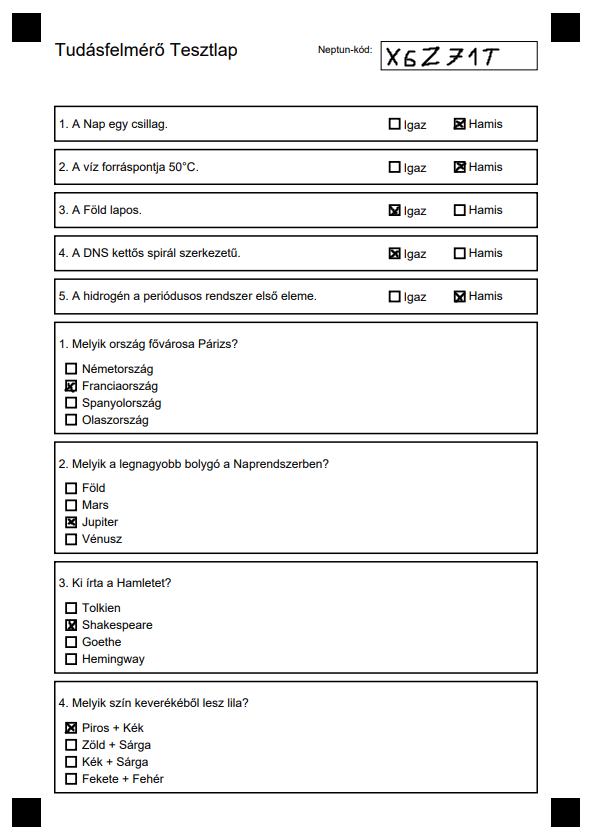
#> input picture kepek/kep_kitoltott.png, 594 x 838 px
$ python kiertekelo.py
#> lines starting #> are read from the running program, lines starting #| are printed output that depends on the picture; after the words box and inside, x2 and y2 are one past the last pixel; in counts of white or black regions, pixels touching at a corner belong together
import traceback
import cv2
import numpy as np
from typing import List, Tuple, Dict
import pytesseract
import json
import re
import os
import sys
from datetime import datetime


class TesztlapKiertekelo:

    def __init__(self, kep_utvonal: str, tesseract_path: str = None, zajszures: bool = True):
#> called with kep_utvonal = 'kepek/kep_kitoltott.png', zajszures = True
        self.kep_utvonal = os.path.abspath(kep_utvonal)
        self.tesseract_path = tesseract_path

        self.kep = cv2.imdecode(np.fromfile(self.kep_utvonal, dtype=np.uint8), cv2.IMREAD_COLOR)
#> self.kep is the input picture: shape (838, 594, 3); mean B, G, R 239.8, 239.8, 239.8
        if self.kep is None:
            raise ValueError(f"Nem sikerült betölteni a képet: {self.kep_utvonal}")

        self.szurke = cv2.cvtColor(self.kep, cv2.COLOR_BGR2GRAY)

        # Zajszűrés alkalmazása (opcionális)
        if zajszures:
            self.zajszures_elofeldolgozas()

        self.magassag, self.szelesseg = self.szurke.shape
        self.sarkok = []
        self.neptun_kod = None
        self.debug_checkboxok = []

        if tesseract_path:
            pytesseract.pytesseract.tesseract_cmd = tesseract_path

    def zajszures_elofeldolgozas(self):
        """
        Zajszűrés előfeldolgozás szennyezett/beszkennelt képekhez.
        Eltávolítja a sót-borsot, foltokat és egyéb zajokat.
        Nagyon enyhe szűrés, ami megőrzi az éleket és jelöléseket.
        """
        # Bilateral szűrő - eltávolítja a zajt, de megőrzi az éleket
        # d=5: kis szűrési terület, sigmaColor=20: enyhe szín küszöb, sigmaSpace=20: enyhe térbeli küszöb
        self.szurke = cv2.bilateralFilter(self.szurke, d=5, sigmaColor=20, sigmaSpace=20)

    def sarkok_keresese(self) -> List[Tuple[int, int]]:
        _, binarizalt = cv2.threshold(self.szurke, 127, 255, cv2.THRESH_BINARY_INV)
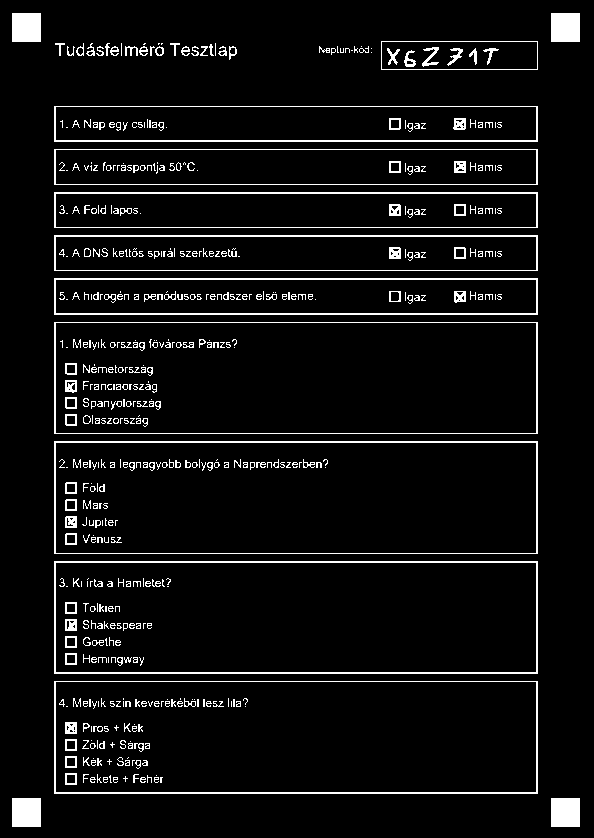
#> binarizalt: shape (838, 594); 6.1% white in thin lines or dots
        konturok, _ = cv2.findContours(binarizalt, cv2.RETR_EXTERNAL, cv2.CHAIN_APPROX_SIMPLE)
#> konturok = 48 contours, 22 with area under 20; largest, box (x1, y1, x2, y2) and area: (54, 681, 538, 794) 54096, (54, 561, 538, 674) 54096, (54, 441, 538, 554) 54096, (54, 322, 538, 434) 53613, (54, 278, 538, 315) 17388

        sarok_jelolok = []

        # Skálázási tényező a kép mérete alapján
        skala = self.szelesseg / 600  # 600 px = 72 DPI A4 szélesség
        min_terulet = int(500 * skala * skala)
        max_terulet = int(5000 * skala * skala)

        for kontur in konturok:
            terulet = cv2.contourArea(kontur)
            # Sarokjelölők mérete (skálázva)
            if min_terulet < terulet < max_terulet:
                x, y, w, h = cv2.boundingRect(kontur)
                # Ellenőrizzük, hogy négyzet alakú-e
                arany = float(w) / h if h > 0 else 0
                if 0.8 < arany < 1.2:
                    kozeppont = (x + w // 2, y + h // 2)
                    sarok_jelolok.append((kozeppont, terulet))
#> this loop made 48 passes
#> (kontur, terulet, x, y, w, arany, kozeppont) on passes 1, 2, 47, 48: ([[551, 798], [551, 826], [579, 826], [579, 798]], 784, 551, 798, 29, 1, (565, 812)), ([[12, 798], [12, 826], [40, 826], [40, 798]], 784, 12, 798, 29, 1, (26, 812)), ([[551, 13], [551, 41], [579, 41], [579, 13]], 784, 551, 13, 29, 1, (565, 27)), ([[12, 13], [12, 41], [40, 41], [40, 13]], 784, 12, 13, 29, 1, (26, 27))
#> after the loop, sarok_jelolok = [((565, 812), 784), ((26, 812), 784), ((565, 27), 784), ((26, 27), 784)]

        # Rendezés terület szerint és a 4 legnagyobb kiválasztása
        sarok_jelolok.sort(key=lambda x: x[1], reverse=True)
        self.sarkok = [s[0] for s in sarok_jelolok[:4]]
#> self.sarkok = [(565, 812), (26, 812), (565, 27), (26, 27)]

        # Rendezés pozíció szerint: bal felső, jobb felső, bal alsó, jobb alsó
        if len(self.sarkok) == 4:
            self.sarkok.sort(key=lambda p: (p[1], p[0]))  # y majd x szerint
            felso = sorted(self.sarkok[:2], key=lambda p: p[0])  # felső kettő x szerint
#> felso = [(26, 27), (565, 27)]
            also = sorted(self.sarkok[2:], key=lambda p: p[0])   # alsó kettő x szerint
#> also = [(26, 812), (565, 812)]
            self.sarkok = felso + also
#> self.sarkok = [(26, 27), (565, 27), (26, 812), (565, 812)]
#|    Talált sarkok: 4

        return self.sarkok

    def perspektiva_korrekcio(self):
        """Perspektíva javítás a sarokjelek alapján."""
        if len(self.sarkok) != 4:
            print("Figyelmeztetés: Nem található mind a 4 sarokjelölő!")
            return

        pts1 = np.float32(self.sarkok)
#> pts1 = [[26, 27], [565, 27], [26, 812], [565, 812]]
        pts2 = np.float32([
            [0, 0],
            [self.szelesseg, 0],
            [0, self.magassag],
            [self.szelesseg, self.magassag]
        ])

        matrix = cv2.getPerspectiveTransform(pts1, pts2)
#> matrix = [[1.1, 4.69e-18, -28.65], [-6.29e-18, 1.07, -28.82], [-1.57e-20, -7.62e-21, 1]]
        self.szurke = cv2.warpPerspective(self.szurke, matrix, (self.szelesseg, self.magassag))
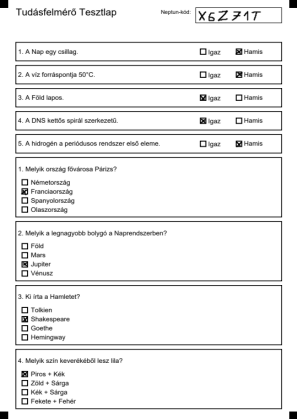
#> self.szurke: shape (838, 594) (shown at 1/2 size); min 0, max 255, mean 238.6
        self.kep = cv2.warpPerspective(self.kep, matrix, (self.szelesseg, self.magassag))

    # kék téglalapon belül
    def negyzetek_keresese(self, regio: Tuple[int, int, int, int]) -> List[Tuple[int, int, int, int]]:
        """Jelölőnégyzetek felismerése megadott területen."""
        x, y, w, h = regio
        roi = self.szurke[y:y+h, x:x+w]

        _, binarizalt = cv2.threshold(roi, 127, 255, cv2.THRESH_BINARY_INV)
        konturok, _ = cv2.findContours(binarizalt, cv2.RETR_EXTERNAL, cv2.CHAIN_APPROX_SIMPLE)

        negyzetek = []

        skala = self.szelesseg / 600
        min_terulet = int(50 * skala * skala)
        max_terulet = int(500 * skala * skala)

        for kontur in konturok:
            terulet = cv2.contourArea(kontur)
            if min_terulet < terulet < max_terulet:
                bx, by, bw, bh = cv2.boundingRect(kontur)
                arany = float(bw) / bh if bh > 0 else 0
                if 0.7 < arany < 1.3:
                    negyzetek.append((x + bx, y + by, bw, bh))

        negyzetek.sort(key=lambda n: n[1])

        return negyzetek

    def negyzet_ki_van_e_jelolve(self, negyzet: Tuple[int, int, int, int], kuszob: float = 0.30, debug: bool = False) -> Tuple[bool, float]:
        """Ellenőrzi, hogy egy négyzet ki van-e jelölve."""
        x, y, w, h = negyzet
        # Nagyobb margó a négyzet széléről, hogy a keretet és a rotációs artifaktokat kihagyjuk
        margin = max(4, min(w, h) // 3)
        roi = self.szurke[y+margin:y+h-margin, x+margin:x+w-margin]

        if roi.size == 0:
            return False, 0.0

        # Adaptív binarizálás a jobb eredményért
        binarizalt = cv2.adaptiveThreshold(roi, 255, cv2.ADAPTIVE_THRESH_GAUSSIAN_C,
                                           cv2.THRESH_BINARY_INV, 11, 2)

        # Fekete pixelek száma
        fekete_pixelek = cv2.countNonZero(binarizalt)
        osszes_pixel = roi.shape[0] * roi.shape[1]

        # Ha a fekete pixelek aránya meghaladja a küszöböt, bejelöltnek tekintjük
        arany = fekete_pixelek / osszes_pixel if osszes_pixel > 0 else 0

        if debug:
            print(f"      Négyzet ({x},{y},{w},{h}): fekete arány = {arany:.3f}, bejelölve = {arany > kuszob}")

        return arany > kuszob, arany

    # kék kerdetek
    def keretek_keresese(self, debug: bool = True) -> List[Tuple[int, int, int, int]]:
        """Kérdések kereteinek megkeresése."""
        elek = cv2.Canny(self.szurke, 50, 150)
        konturok, _ = cv2.findContours(elek, cv2.RETR_EXTERNAL, cv2.CHAIN_APPROX_SIMPLE)

        keretek = []

        skala = self.szelesseg / 600
        min_terulet = int(10000 * skala * skala)

        for kontur in konturok:
            terulet = cv2.contourArea(kontur)
            if terulet > min_terulet:
                x, y, w, h = cv2.boundingRect(kontur)
                arany = float(w) / h if h > 0 else 0
                if arany > 2:
                    keretek.append((x, y, w, h))
                    if debug:
                        print(f"      Keret talált: x={x}, y={y}, w={w}, h={h}, terület={terulet:.0f}, arány={arany:.2f}")

        keretek.sort(key=lambda k: k[1])

        print(f"   Talált keretek: {len(keretek)}")

        return keretek

    def kerdes_tipusanak_meghatarozasa(self, keret: Tuple[int, int, int, int]) -> str:
        """Kérdés típusának meghatározása a magasság alapján."""
        x, y, w, h = keret

        # Skálázási tényező
        skala = self.szelesseg / 600
        kuszob = int(80 * skala)

        # Magasság alapú döntés (skálázva)
        # Igaz/Hamis kérdések alacsonyabbak (~40-60 px 72 DPI-n, ~167-250 px 300 DPI-n)
        # Feleletválasztós kérdések magasabbak (~100+ px 72 DPI-n, ~417+ px 300 DPI-n)
        if h < kuszob:
            return "IH"
        else:
            return "FV"

    def igaz_hamis_kiertekeles(self, keretek: List[Tuple[int, int, int, int]], debug: bool = False) -> Dict[int, str]:
        """Igaz/Hamis kérdések kiértékelése."""
        eredmenyek = {}
        ih_sorszam = 1

        if debug:
            print("Igaz/Hamis kérdések kiértékelése...")

        for keret in keretek:
            if self.kerdes_tipusanak_meghatarozasa(keret) != "IH":
                continue

            x, y, w, h = keret

            if debug:
                print(f"   Kérdés {ih_sorszam} (keret y={y} h={h}):")

            regio = (x + int(w * 0.6), y, int(w * 0.4), h)

            negyzetek = self.negyzetek_keresese(regio)
            negyzetek.sort(key=lambda n: n[0])

            if len(negyzetek) >= 2:
                igaz_bejelolve, igaz_arany = self.negyzet_ki_van_e_jelolve(negyzetek[0], debug=debug)
                hamis_bejelolve, hamis_arany = self.negyzet_ki_van_e_jelolve(negyzetek[1], debug=debug)

                self.debug_checkboxok.append((*negyzetek[0], igaz_bejelolve, igaz_arany, "IH"))
                self.debug_checkboxok.append((*negyzetek[1], hamis_bejelolve, hamis_arany, "IH"))

                if debug:
                    print(f"      Igaz: {igaz_arany:.3f}, Hamis: {hamis_arany:.3f}")

                if igaz_bejelolve and not hamis_bejelolve:
                    eredmenyek[ih_sorszam] = "Igaz"
                elif hamis_bejelolve and not igaz_bejelolve:
                    eredmenyek[ih_sorszam] = "Hamis"
                elif igaz_bejelolve and hamis_bejelolve:
                    eredmenyek[ih_sorszam] = "Hibás (mindkettő bejelölve)"
                else:
                    eredmenyek[ih_sorszam] = "Nincs válasz"
            else:
                eredmenyek[ih_sorszam] = "Nem található négyzet"

            ih_sorszam += 1

        return eredmenyek

    def feleletvalasztos_kiertekeles(self, keretek: List[Tuple[int, int, int, int]], debug: bool = False) -> Dict[int, int]:
        """Feleletválasztós kérdések kiértékelése."""
        eredmenyek = {}
        fv_sorszam = 1

        if debug:
            print("Feleletválasztós kérdések kiértékelése...")

        for keret in keretek:
            # Ellenőrizzük, hogy ez feleletválasztós típusú kérdés-e
            if self.kerdes_tipusanak_meghatarozasa(keret) != "FV":
                continue

            x, y, w, h = keret

            if debug:
                print(f"   Kérdés {fv_sorszam} (keret y={y} h={h}):")

            # Bal oldali rész vizsgálata (ahol a válasz négyzetek vannak)
            # A kereten BELÜL keressük a checkboxokat
            regio = (x, y, int(w * 0.3), h)

            negyzetek = self.negyzetek_keresese(regio)

            # Szűrés: csak a 4 legalapvetőbb négyzetet tartjuk meg
            # (néha extra kis négyzetek is detektálódnak)
            if len(negyzetek) > 4:
                # Terület szerinti szűrés: csak a legnagyobb 4 négyzetet vesszük
                negyzetek_terulettel = [(n, n[2] * n[3]) for n in negyzetek]
                negyzetek_terulettel.sort(key=lambda x: x[1], reverse=True)
                negyzetek = [n[0] for n in negyzetek_terulettel[:4]]
                # Újra rendezés Y koordináta szerint
                negyzetek.sort(key=lambda n: n[1])

                if debug:
                    print(f"      {len(negyzetek)} négyzet a szűrés után")

            valasz_index = -1
            bejelolt_szam = 0
            valasz_aranyok = []

            for j, negyzet in enumerate(negyzetek[:4]):  # Maximum 4 válasz
                bejelolve, arany = self.negyzet_ki_van_e_jelolve(negyzet, debug=debug)
                valasz_aranyok.append(arany)

                # Checkbox adatok mentése debug képhez
                betu = chr(65 + j)  # A, B, C, D
                self.debug_checkboxok.append((*negyzet, bejelolve, arany, f"FV-{betu}"))

                if bejelolve:
                    valasz_index = j
                    bejelolt_szam += 1

            if debug and valasz_aranyok:
                print(f"      Arányok: {[f'{a:.3f}' for a in valasz_aranyok]}")
                print(f"      Bejelölt válasz: {valasz_index if bejelolt_szam == 1 else 'HIBA'}")

            if bejelolt_szam == 1:
                eredmenyek[fv_sorszam] = valasz_index
            elif bejelolt_szam > 1:
                eredmenyek[fv_sorszam] = -2  # Többszörös válasz
            else:
                eredmenyek[fv_sorszam] = -1  # Nincs válasz

            fv_sorszam += 1

        return eredmenyek

    def neptun_kod_kiolvasasa(self, debug: bool = False) -> str:
        keretezett_terulet = self.neptun_keret_keresese(debug)

        if keretezett_terulet is not None:
            neptun_x, neptun_y, neptun_w, neptun_h = keretezett_terulet
            if debug:
                print(f"   Neptun keret detektálva: ({neptun_x}, {neptun_y}, {neptun_w}, {neptun_h})")
        else:
            if debug:
                print("   Neptun keret nem található, becsült koordináták használata")
            neptun_x = int(self.szelesseg * 0.65)
            neptun_y = int(self.magassag * 0.02)
            neptun_w = int(self.szelesseg * 0.30)
            neptun_h = int(self.magassag * 0.05)

        roi = self.szurke[neptun_y:neptun_y+neptun_h, neptun_x:neptun_x+neptun_w]

        if debug:
            print(f"   ROI terület: ({neptun_x}, {neptun_y}, {neptun_w}, {neptun_h})")
            print(f"   ROI méret: {roi.shape}")

        roi_nagyitott = cv2.resize(roi, None, fx=2.5, fy=2.5, interpolation=cv2.INTER_CUBIC)

        kontraszt = cv2.convertScaleAbs(roi_nagyitott, alpha=2.0, beta=-80)
        _, binarizalt = cv2.threshold(kontraszt, 0, 255, cv2.THRESH_BINARY + cv2.THRESH_OTSU)

        if debug:
            cv2.imwrite("debug/debug_neptun_bin.png", binarizalt)

        try:
            if self.tesseract_path:
                pytesseract.pytesseract.tesseract_cmd = self.tesseract_path

            config = r'--oem 3 --psm 7 -c tessedit_char_whitelist=ABCDEFGHIJKLMNOPQRSTUVWXYZ0123456789'
            szoveg = pytesseract.image_to_string(binarizalt, config=config)
            szoveg = szoveg.strip().upper()
            szoveg = re.sub(r'[^A-Z0-9]', '', szoveg)

            if debug:
                print(f"   Felismert szöveg: '{szoveg}' (hossz: {len(szoveg)})")

            if len(szoveg) >= 6:
                self.neptun_kod = szoveg[:6]
            elif len(szoveg) > 0:
                if debug:
                    print(f"   Csak {len(szoveg)} karaktert sikerült felismerni")
                self.neptun_kod = "ISMERETLEN"
            else:
                if debug:
                    print("   Nem sikerült karaktereket felismerni")
                self.neptun_kod = "ISMERETLEN"

            print(f"   Neptun kód: {self.neptun_kod}")

        except ImportError:
            print("   pytesseract nincs telepítve, Tesseract telepítése szükséges")
            print("   Tesseract telepítése: https://github.com/UB-Mannheim/tesseract/wiki")
            self.neptun_kod = "NOTESSERACT"
        except Exception as e:
            print(f"   Neptun kód felismerési hiba: {e}")
            self.neptun_kod = "HIBA"

        return self.neptun_kod

    def neptun_keret_keresese(self, debug: bool = False) -> tuple:
        """Neptun kód keretének megkeresése."""
#> called with debug = True
        regio_y_start = 0
        regio_y_end = int(self.magassag * 0.20)
        regio_x_start = int(self.szelesseg * 0.50)
        regio_x_end = self.szelesseg

        roi = self.szurke[regio_y_start:regio_y_end, regio_x_start:regio_x_end]
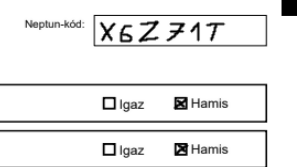
#> roi: shape (167, 297); min 0, max 255, mean 235.8

        elek = cv2.Canny(roi, 50, 150)
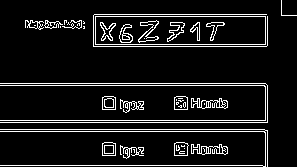
#> elek: shape (167, 297); 9.1% white in thin lines or dots
        konturok, _ = cv2.findContours(elek, cv2.RETR_EXTERNAL, cv2.CHAIN_APPROX_SIMPLE)
#> konturok = 24 contours, 13 with area under 20; largest, box (x1, y1, x2, y2) and area: (95, 16, 266, 45) 4760, (191, 98, 228, 109) 188, (174, 142, 189, 156) 166, (174, 96, 188, 110) 166, (102, 96, 116, 110) 166

        lehetseges_keretek = []

        skala = self.szelesseg / 600
        min_terulet = int(2000 * skala * skala)
        max_terulet = int(10000 * skala * skala)

        for kontur in konturok:
            terulet = cv2.contourArea(kontur)
            if min_terulet < terulet < max_terulet:
                x, y, w, h = cv2.boundingRect(kontur)
                arany = float(w) / h if h > 0 else 0
                if 1.5 < arany < 6:
                    abs_x = regio_x_start + x
                    abs_y = regio_y_start + y
                    lehetseges_keretek.append((abs_x, abs_y, w, h, terulet))
#> this loop made 24 passes
#> (kontur, terulet, x, y, w, h, arany, abs_x) on pass 22: ([[95, 16], [95, 44], [265, 44], [265, 16]], 4760, 95, 16, 171, 29, 5.9, 392)
#> after the loop, lehetseges_keretek = [(392, 16, 171, 29, 4760)]

        if debug:
            print(f"   Lehetséges Neptun keretek: {len(lehetseges_keretek)}")
#|    Lehetséges Neptun keretek: 1
            for i, (x, y, w, h, t) in enumerate(lehetseges_keretek):
                print(f"      Keret {i+1}: ({x}, {y}, {w}, {h}), terület: {t}")
#> this loop made 1 pass
#> (printed output is left out)

        if lehetseges_keretek:
            lehetseges_keretek.sort(key=lambda k: (k[1], -k[0]))
            x, y, w, h, _ = lehetseges_keretek[0]
#> x = 392

            margin_x = 2
            margin_y = 2  # Csak kis margó
            return (x + margin_x, y + margin_y, w - 2*margin_x, h - 2*margin_y)

        return None

    def teljes_kiertekeles(self, debug: bool = False, perspektiva: bool = True) -> Dict:
        """Teljes tesztlap kiértékelése."""
        print("Sarokjelölők keresése...")
        self.sarkok_keresese()
        print(f"   Talált sarkok: {len(self.sarkok)}")

        if perspektiva and len(self.sarkok) == 4:
            print("Perspektíva korrekció...")
            self.perspektiva_korrekcio()

        #print("Neptun kód felismerése...")
        self.neptun_kod_kiolvasasa(debug=debug)
#> in neptun_kod_kiolvasasa, `keretezett_terulet = self.neptun_keret_keresese(debug)`: keretezett_terulet = (394, 18, 167, 25)
#> in neptun_kod_kiolvasasa, `neptun_x, neptun_y, neptun_w, neptun_h = keretezett_terulet`: neptun_x = 394; neptun_y = 18; neptun_w = 167; neptun_h = 25
#|    Neptun keret detektálva: (394, 18, 167, 25)
#|    ROI terület: (394, 18, 167, 25)
#|    ROI méret: (25, 167)
#> (the call stopped at in neptun_kod_kiolvasasa, `szoveg = pytesseract.image_to_string(binarizalt, config=config)`: pytesseract is not available in this run)

        print("Kérdések kereteinek keresése...")
        keretek = self.keretek_keresese(debug=debug)
#> in keretek_keresese, `elek = cv2.Canny(self.szurke, 50, 150)`:
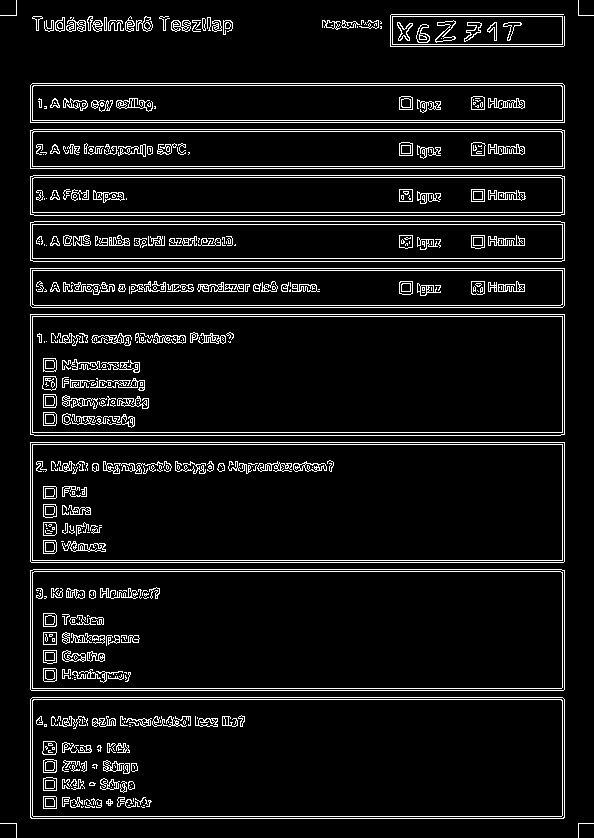
#> elek: shape (838, 594); 7.8% white in thin lines or dots
#> in keretek_keresese, `konturok, _ = cv2.findContours(elek, cv2.RETR_EXTERNAL, cv2.CHAIN_APPR..`: konturok = 44 contours, 20 with area under 20; largest, box (x1, y1, x2, y2) and area: (30, 697, 565, 819) 64609, (30, 569, 565, 691) 64608, (30, 314, 565, 436) 64607, (30, 442, 565, 563) 64079, (30, 221, 565, 262) 21348
#> the loop in keretek_keresese, `for kontur in konturok:` made 44 passes
#> (terulet, y, h, arany) on passes 3 to 10: (64609, 697, 122, 4.39), (64608, 569, 122, 4.39), (64079, 442, 121, 4.42), (64607, 314, 122, 4.39), (20822, 268, 40, 13.38), (21348, 221, 41, 13.05), (21348, 175, 41, 13.05), (20821, 129, 40, 13.38)
#> (printed output is left out)
#> after the loop in keretek_keresese, `for kontur in konturok:`: keretek = [(30, 697, 535, 122), (30, 569, 535, 122), (30, 442, 535, 121), (30, 314, 535, 122), (30, 268, 535, 40), (30, 221, 535, 41), (30, 175, 535, 41), (30, 129, 535, 40), (30, 83, 535, 40)]
#|    Talált keretek: 9
#> keretek = [(30, 83, 535, 40), (30, 129, 535, 40), (30, 175, 535, 41), (30, 221, 535, 41), (30, 268, 535, 40), (30, 314, 535, 122), (30, 442, 535, 121), (30, 569, 535, 122), (30, 697, 535, 122)]
        print(f"   Talált keretek: {len(keretek)}")
#|    Talált keretek: 9

        print("Igaz/Hamis kérdések kiértékelése...")
        igaz_hamis = self.igaz_hamis_kiertekeles(keretek, debug=debug)
#> the loop in igaz_hamis_kiertekeles, `for keret in keretek:` made 9 passes
#> (keret, regio) on passes 1 to 4: ((30, 83, 535, 40), (351, 83, 214, 40)), ((30, 129, 535, 40), (351, 129, 214, 40)), ((30, 175, 535, 41), (351, 175, 214, 41)), ((30, 221, 535, 41), (351, 221, 214, 41))
#> (printed output is left out)
#> pass 1, in negyzetek_keresese, `roi = self.szurke[y:y+h, x:x+w]`:
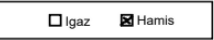
#> roi: shape (40, 214); min 0, max 255, mean 220.6
#> pass 1, in negyzetek_keresese, `_, binarizalt = cv2.threshold(roi, 127, 255, cv2.THRESH_BINARY_INV)`:
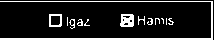
#> binarizalt: shape (40, 214); 13.1% white; 13 white regions (6 under 20 px), largest, box (x1, y1, x2, y2) and area: (0, 1, 213, 40) 711, (120, 14, 134, 27) 147, (49, 14, 62, 27) 88
#> after the loop in igaz_hamis_kiertekeles, `for keret in keretek:`: eredmenyek = {1: 'Hamis', 2: 'Hamis', 3: 'Igaz', 4: 'Igaz', 5: 'Hamis'}; ih_sorszam = 6; self.debug_checkboxok = 10 items
#> igaz_hamis has the same summary as eredmenyek in igaz_hamis_kiertekeles
#> (the rest of the program and of its run is left out)
